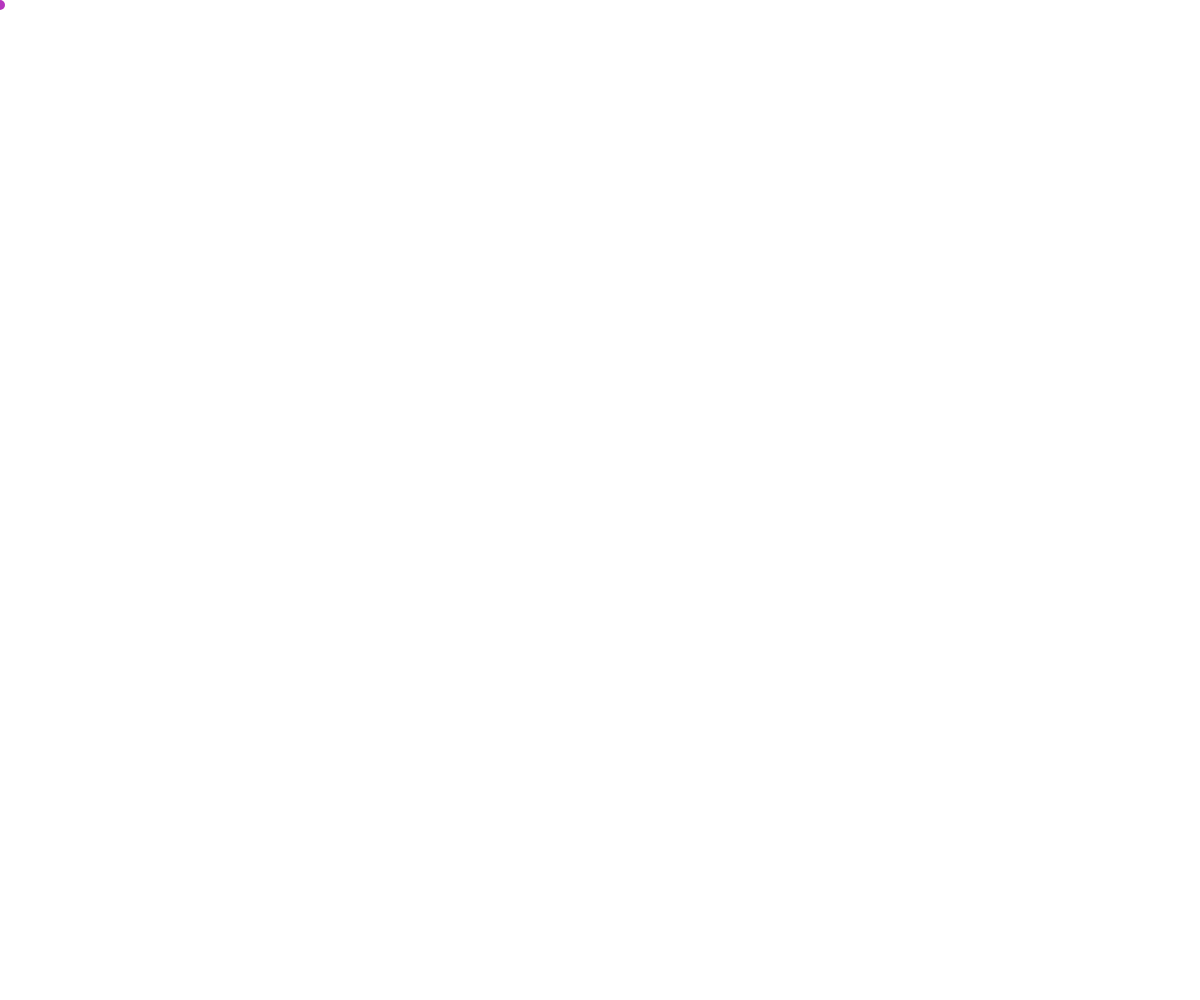
Frame 1 (no input)
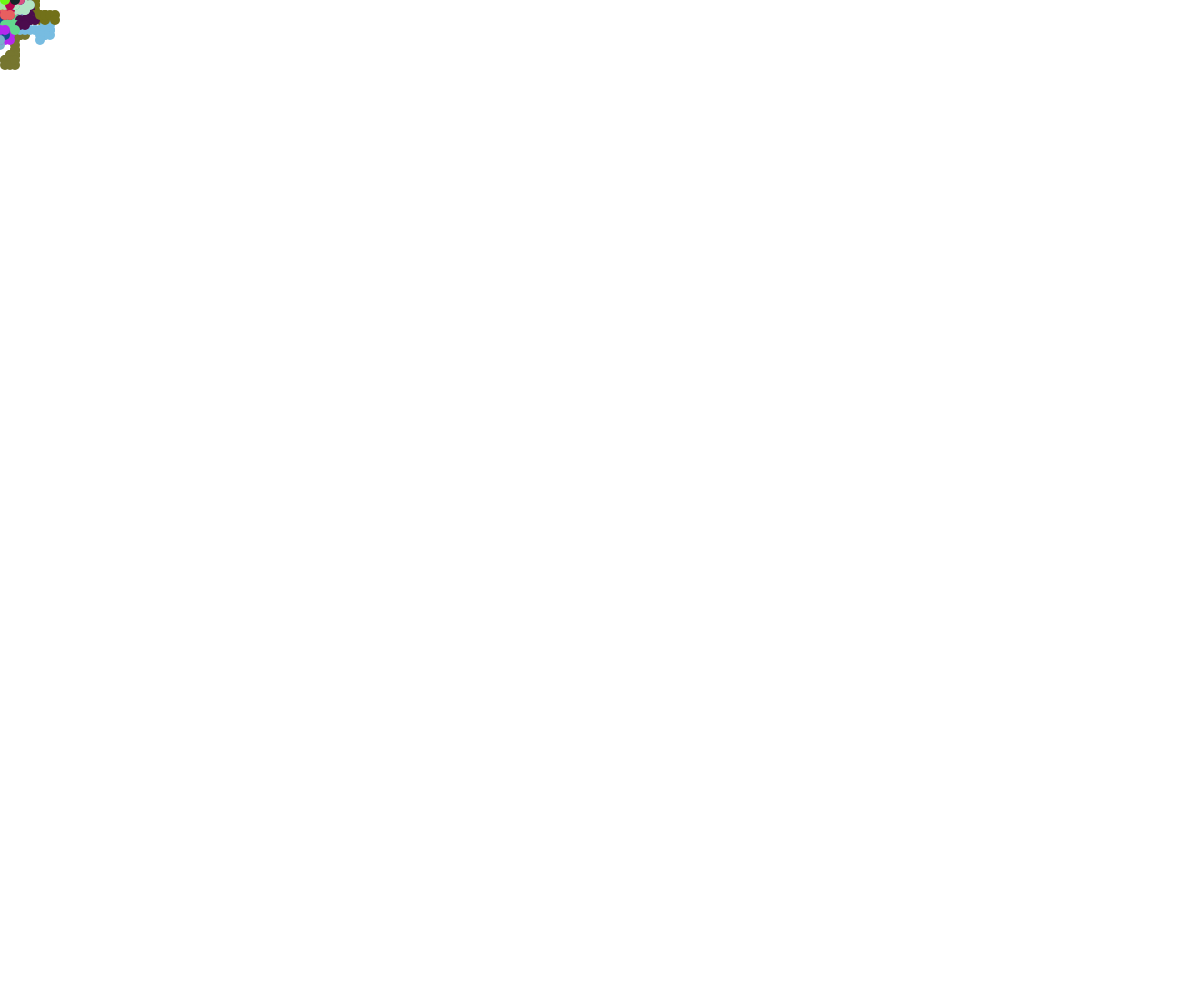
Frame 60 (no input)
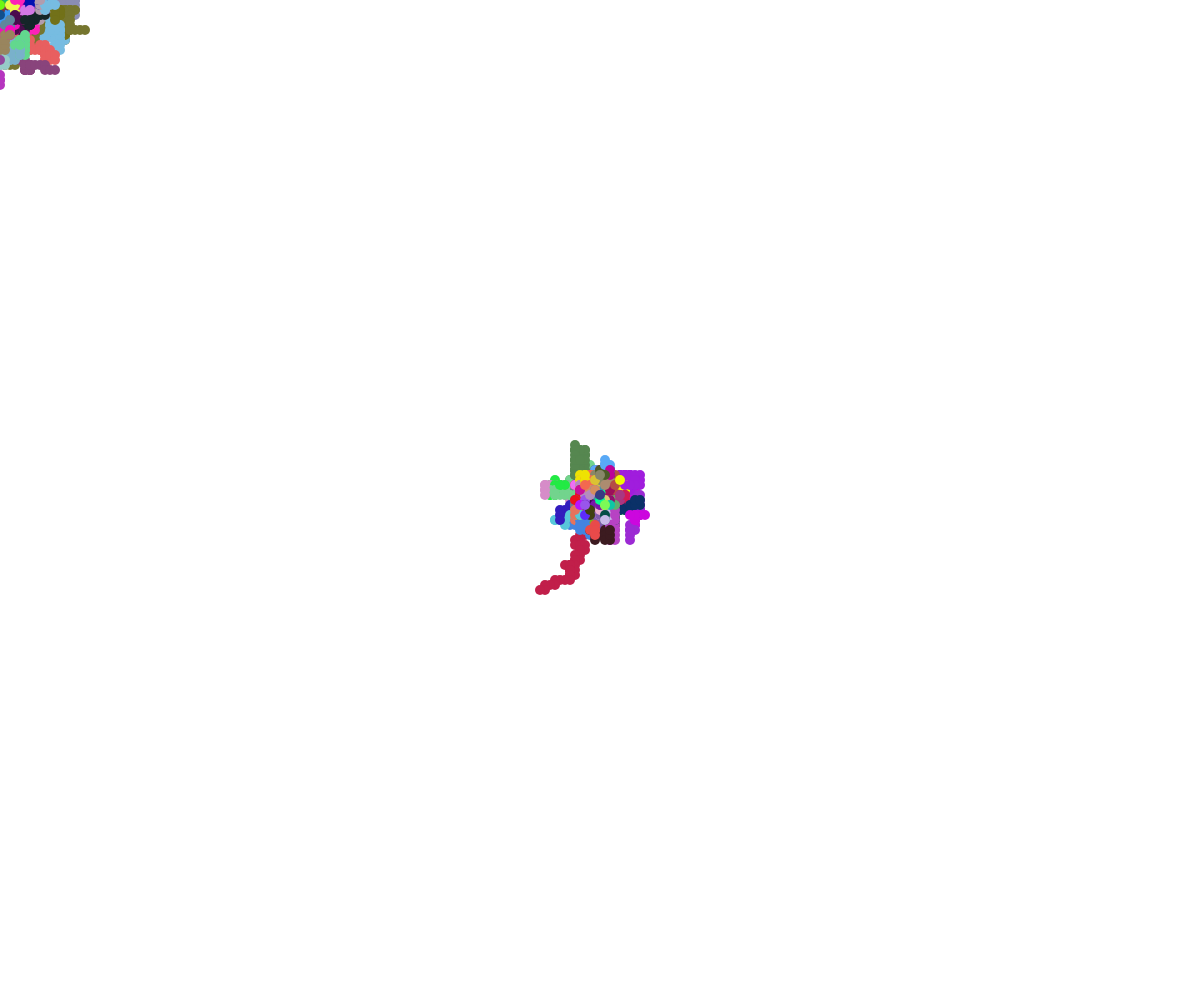
Frame 120 (the mouse pressed at the canvas centre since frame 60)

The p5.js sketch that drew these frames (run headless with seeded random() and noise() and a simulated clock; from frame 60 on, the mouse is pressed at the canvas centre):

// p5.js sketch
// ── sketch.js
// Walker OOP Demo

class Walker {
  constructor(x, y, color) {
    this.x = x;
    this.y = y;
    this.stepSize = 5;
    this.color = color;
    this.radius = 5;
  }

  display() {
    fill(this.color);
    circle(this.x, this.y, this.radius * 2);
  }

  move() {
    let choice = random(100);
    if (choice < 25) {
      // move up
      this.y -= this.stepSize;
    }
    else if (choice < 50) {
      // move down
      this.y += this.stepSize;
    }
    else if (choice < 75) {
      // move right
      this.x += this.stepSize;
    }
    else {
      // move down
      this.x -= this.stepSize;
    }
  }
}

let theStriders = [];
let theOne;
let theTwo;
let theThree;

function setup() {
  createCanvas(windowWidth, windowHeight);

  noStroke();
}

function draw() {
  let theColour = color(random(255), random(255), random(255));
  let walkyBoi = new Walker(mouseX, mouseY, theColour);
  theStriders.push(walkyBoi);

  for (let aWalker of theStriders) {
    aWalker.move();
    aWalker.display();
  }
}

function mousePressed() {
  let theColour = color(random(255), random(255), random(255));
  let walkyBoi = new Walker(mouseX, mouseY, theColour);
  theStriders.push(walkyBoi);
}
